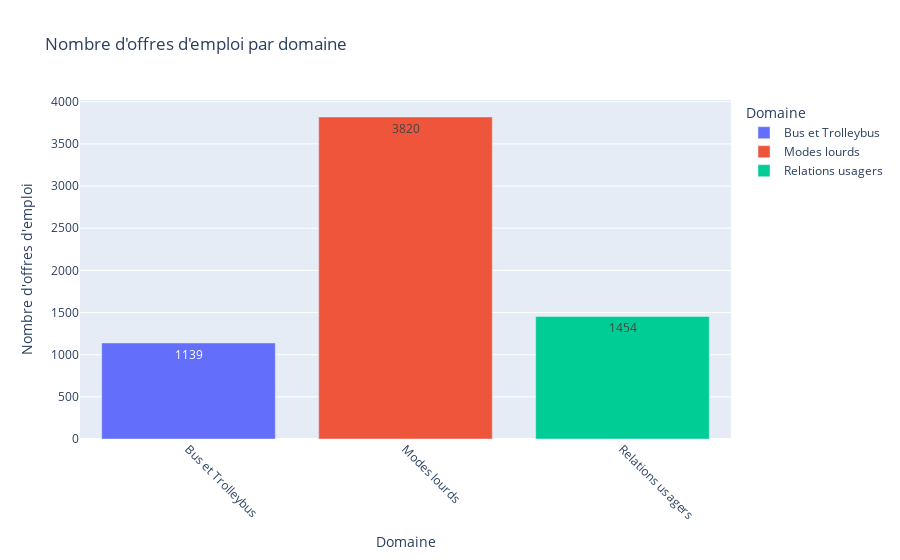

Notebook code cell kept with this figure:
### Code cell
# Calculate the number of job offers by domain
job_offers_by_domain = df.groupby('Libellé Domaine').size().reset_index(name='count')

# Visualize the number of job offers by domain using Plotly
fig = px.bar(job_offers_by_domain, 
             x='Libellé Domaine', 
             y='count', 
             title="Nombre d'offres d'emploi par domaine", 
             labels={'Libellé Domaine': 'Domaine', 'count': "Nombre d'offres d'emploi"}, 
             color='Libellé Domaine', 
             text='count')

fig.update_layout(xaxis_title='Domaine', 
                  yaxis_title="Nombre d'offres d'emploi", 
                  xaxis=dict(tickangle=45))
fig.show()

### Figure 1 — Plotly figure (JSON) as saved in the notebook; plotly's stock layout.template omitted (floating-point values rounded to 4 significant figures)
{"data": [{"alignmentgroup": "True", "hovertemplate": "Domaine=%{x}<br>Nombre d'offres d'emploi=%{text}<extra></extra>", "legendgroup": "Bus et Trolleybus", "marker": {"color": "#636efa", "pattern": {"shape": ""}}, "name": "Bus et Trolleybus", "offsetgroup": "Bus et Trolleybus", "orientation": "v", "showlegend": true, "text": [1139], "textposition": "auto", "type": "bar", "x": ["Bus et Trolleybus"], "xaxis": "x", "y": [1139], "yaxis": "y"}, {"alignmentgroup": "True", "hovertemplate": "Domaine=%{x}<br>Nombre d'offres d'emploi=%{text}<extra></extra>", "legendgroup": "Modes lourds", "marker": {"color": "#EF553B", "pattern": {"shape": ""}}, "name": "Modes lourds", "offsetgroup": "Modes lourds", "orientation": "v", "showlegend": true, "text": [3820], "textposition": "auto", "type": "bar", "x": ["Modes lourds"], "xaxis": "x", "y": [3820], "yaxis": "y"}, {"alignmentgroup": "True", "hovertemplate": "Domaine=%{x}<br>Nombre d'offres d'emploi=%{text}<extra></extra>", "legendgroup": "Relations usagers", "marker": {"color": "#00cc96", "pattern": {"shape": ""}}, "name": "Relations usagers", "offsetgroup": "Relations usagers", "orientation": "v", "showlegend": true, "text": [1454], "textposition": "auto", "type": "bar", "x": ["Relations usagers"], "xaxis": "x", "y": [1454], "yaxis": "y"}], "layout": {"barmode": "relative", "legend": {"title": {"text": "Domaine"}, "tracegroupgap": 0}, "title": {"text": "Nombre d'offres d'emploi par domaine"}, "xaxis": {"anchor": "y", "categoryarray": ["Bus et Trolleybus", "Modes lourds", "Relations usagers"], "categoryorder": "array", "domain": [0, 1], "tickangle": 45, "title": {"text": "Domaine"}}, "yaxis": {"anchor": "x", "domain": [0, 1], "title": {"text": "Nombre d'offres d'emploi"}}}}
